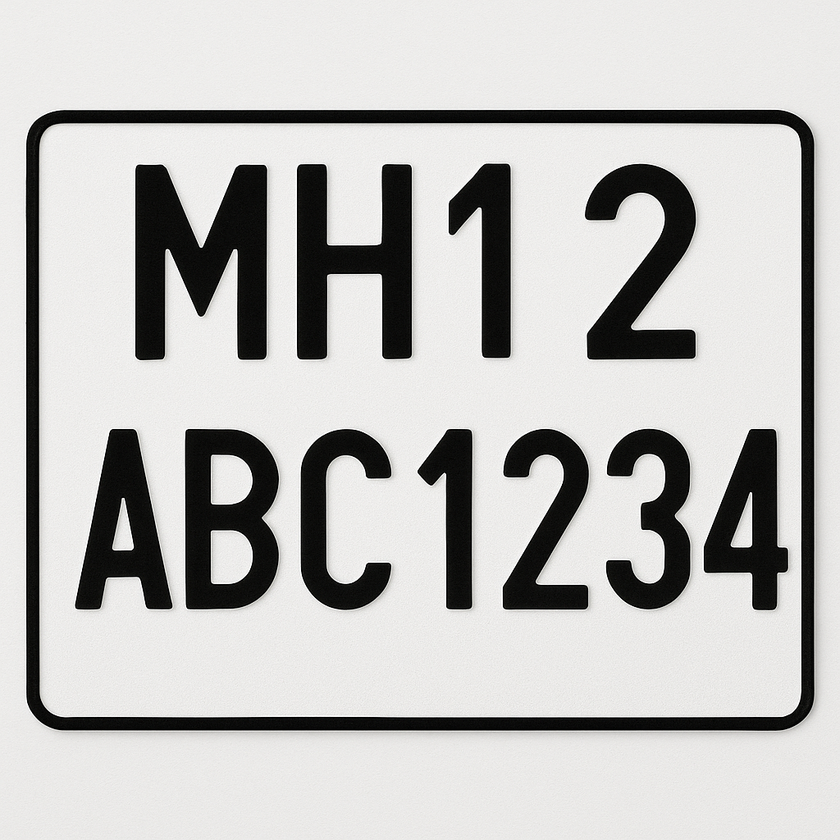
#> input picture image_123.png, 840 x 840 px, shrunk from 1024 x 1024 before the run, given in place of image_123.jpg, which was not available
$ python numberlate.py
#> lines starting #> are read from the running program, lines starting #| are printed output that depends on the picture; after the words box and inside, x2 and y2 are one past the last pixel; in counts of white or black regions, pixels touching at a corner belong together; pictures that were not available may be replaced by others from this repository, and a replacement may not be noted
import cv2
import easyocr
import numpy as np
from matplotlib import pyplot as plt

def detect_license_plate(img_path):
    # 1. Load Image
#> called with img_path = 'models/image_123.jpg'
    img = cv2.imread(img_path)
#> img is the input picture: shape (840, 840, 3); mean B, G, R 188.1, 189.6, 190.3
    if img is None:
        print("Error: Image not loaded")
        return

    # 2. Preprocessing
    gray = cv2.cvtColor(img, cv2.COLOR_BGR2GRAY)
    bfilter = cv2.bilateralFilter(gray, 11, 17, 17)  # Noise reduction
    edged = cv2.Canny(bfilter, 30, 200)  # ✅ Edge detection added here
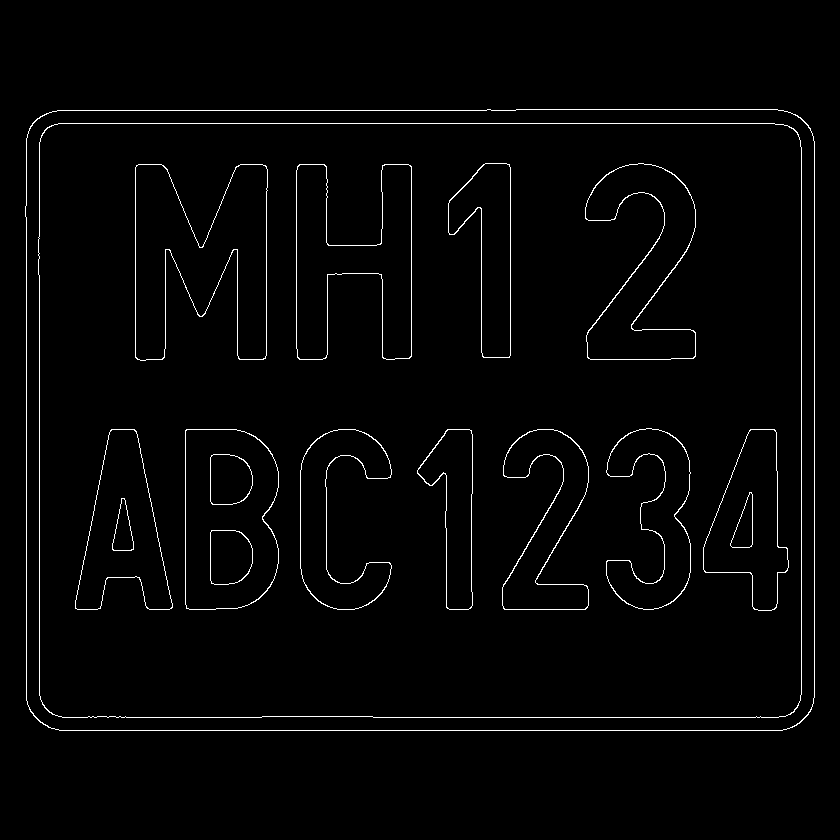
#> edged: shape (840, 840); 2% white in thin lines or dots, all inside (x1, y1, x2, y2) = (25, 109, 815, 731)

    # 3. Find Contours
    contours, _ = cv2.findContours(edged.copy(), cv2.RETR_TREE, cv2.CHAIN_APPROX_SIMPLE)
#> contours = 34 contours; largest, box (x1, y1, x2, y2) and area: (25, 109, 815, 731) 487727, (25, 109, 815, 731) 487667, (38, 123, 802, 718) 452018, (38, 123, 802, 718) 451986, (135, 164, 268, 361) 16786
    contours = sorted(contours, key=cv2.contourArea, reverse=True)[:10]
#> contours = 10 contours; largest, box (x1, y1, x2, y2) and area: (25, 109, 815, 731) 487727, (25, 109, 815, 731) 487667, (38, 123, 802, 718) 452018, (38, 123, 802, 718) 451986, (135, 164, 268, 361) 16786

    # 4. Detect License Plate
    plate_contour = None
    for contour in contours:
        peri = cv2.arcLength(contour, True)
        approx = cv2.approxPolyDP(contour, 0.02 * peri, True)
        if len(approx) == 4:  # Rectangular shape
            plate_contour = approx
            break
#> this loop made 1 pass
#> (peri, plate_contour) on pass 1: (2769.3, [[808, 125], [37, 118], [33, 715], [799, 723]])

    if plate_contour is None:
        print("No license plate found")
        return

    # 5. Extract Plate
    mask = np.zeros(gray.shape, np.uint8)
    cv2.drawContours(mask, [plate_contour], 0, 255, -1)
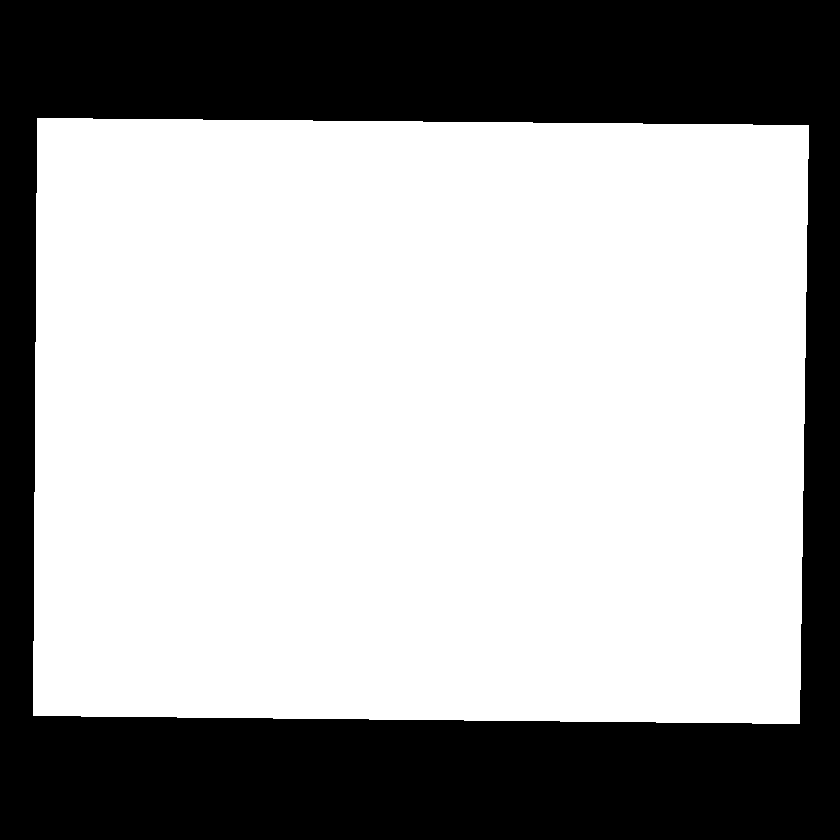
#> mask: shape (840, 840); 65.3% white; 1 black region, box (x1, y1, x2, y2) and area: (0, 0, 840, 840) 245006
    cv2.drawContours(img, [plate_contour], 0, (0, 255, 0), 3)
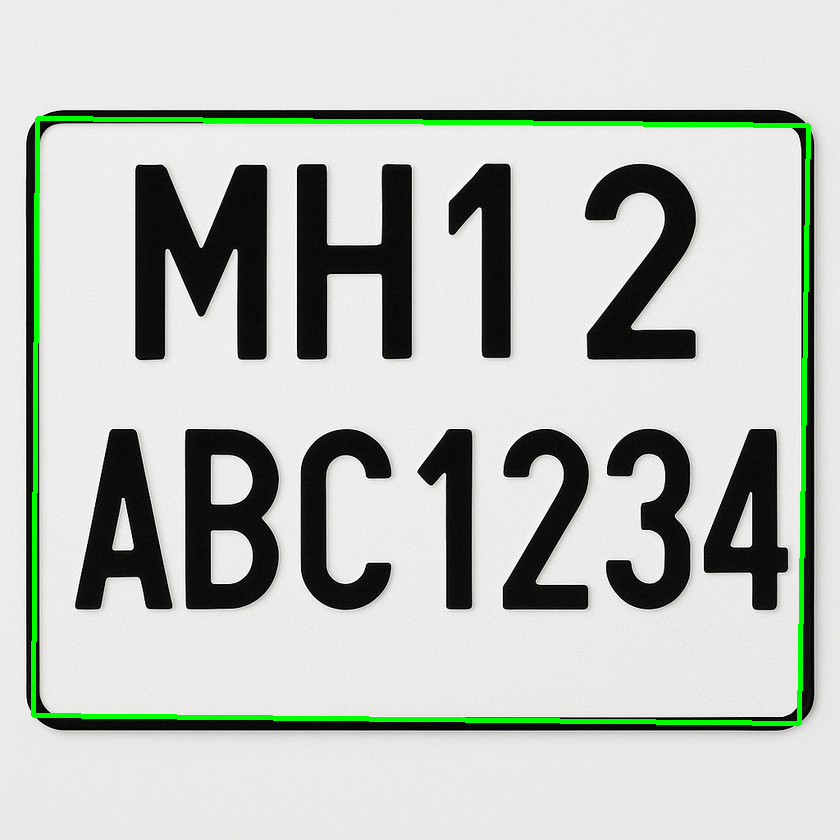
#> img: shape (840, 840, 3); 1.93% of pixels changed, all inside (x1, y1, x2, y2) = (31, 116, 811, 726)

    (x, y) = np.where(mask == 255)
    (topx, topy) = (np.min(x), np.min(y))
#> topx = 118; topy = 33
    (bottomx, bottomy) = (np.max(x), np.max(y))
#> bottomx = 723; bottomy = 808
    cropped_plate = gray[topx:bottomx+1, topy:bottomy+1]
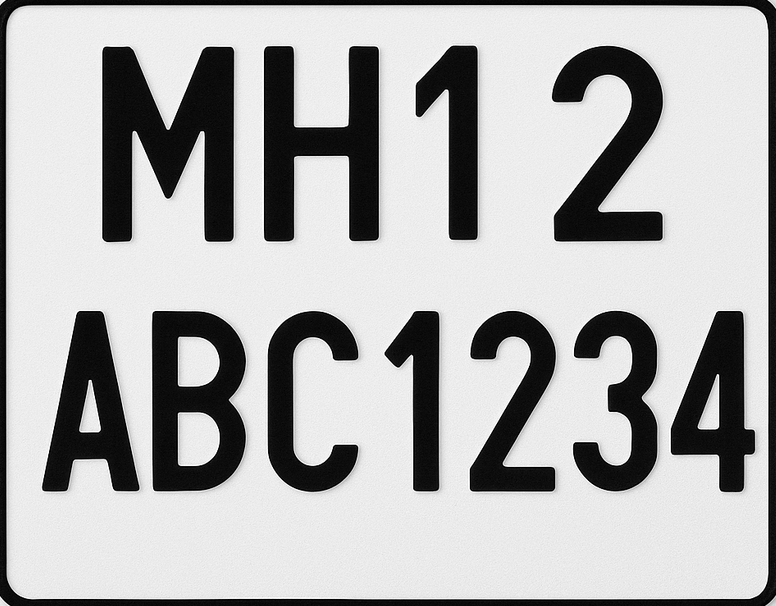
#> cropped_plate: shape (606, 776); min 0, max 255, mean 176.1

    # 6. OCR Processing
    reader = easyocr.Reader(['en'])
    result = reader.readtext(cropped_plate)

    # 7. Display Results
    plt.figure(figsize=(15, 5))

    plt.subplot(1, 3, 1)
    plt.imshow(cv2.cvtColor(img, cv2.COLOR_BGR2RGB))
    plt.title('Original Image')

    plt.subplot(1, 3, 2)
    plt.imshow(cv2.cvtColor(img, cv2.COLOR_BGR2RGB))
    for i in range(4):
        pt1 = plate_contour[i][0]
        pt2 = plate_contour[(i + 1) % 4][0]
        plt.plot([pt1[0], pt2[0]], [pt1[1], pt2[1]], 'r-')
    plt.title('Detected Plate Location')

    plt.subplot(1, 3, 3)
    plt.imshow(cropped_plate, cmap='gray')

    if result:
        text = result[0][1]
        confidence = result[0][2]
        plt.title(f'Extracted: {text}\nConfidence: {confidence:.2f}')
    else:
        plt.title('No text detected')

    plt.tight_layout()
    plt.show()

# Usage
detect_license_plate('models/image_123.jpg')
#> (the call stopped at in detect_license_plate, `reader = easyocr.Reader(['en'])`: easyocr is not available in this run)
